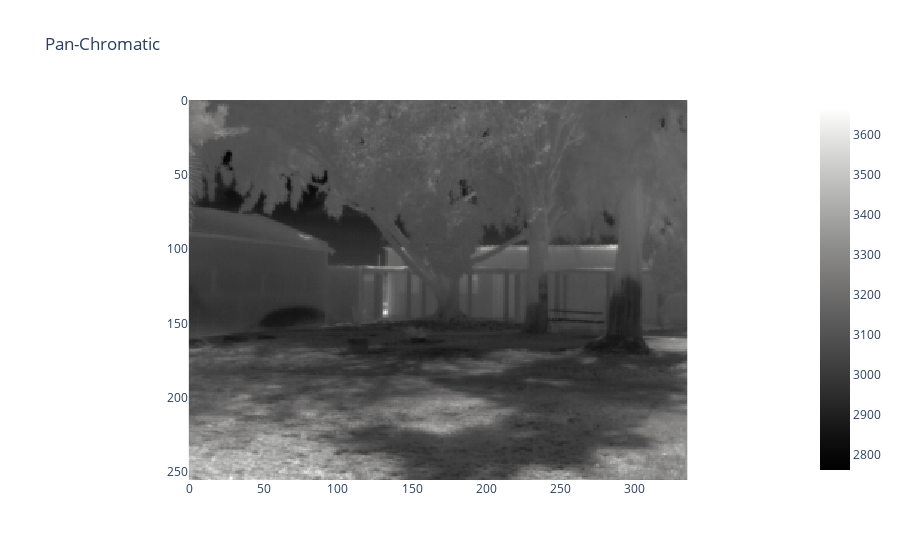
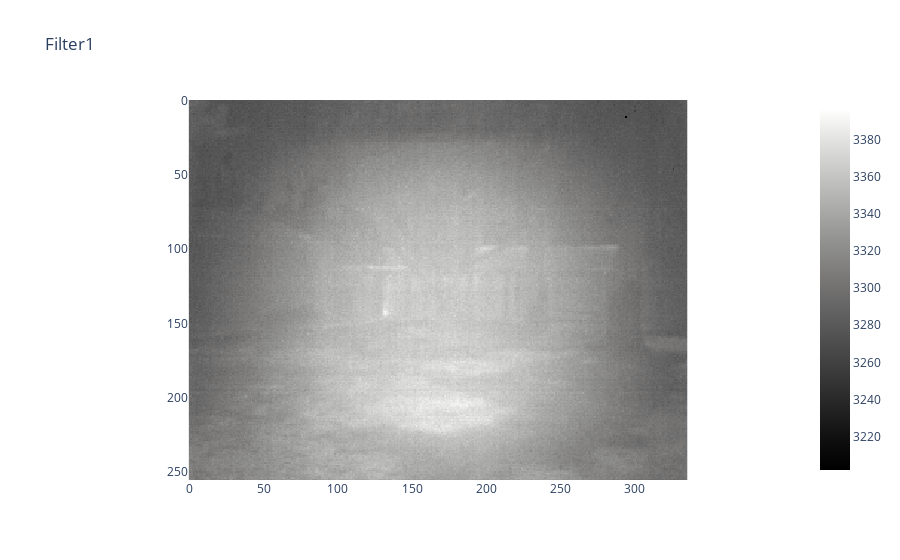

Here is the notebook cell these charts were saved with, in order:
### Markdown cell above
## Problem Description
When capturing real-world scenes using TAU2, an unexpected and unclear spherical distortion appears when applying an IR filter.
This artifact only appears when applying a filter, as can be seen from the following example:

### Code cell
import plotly.express as px
import plotly.graph_objects as go
from plotly.subplots import make_subplots
import numpy as np
from pathlib import Path
import matplotlib.pyplot as plt

data_base_dir = Path(
    r"C:\Users\omriber\Documents\Thesis\MultiSpectralCtrl\download")

data_fname = "cnt1_20210830_h15m53s38.npy"
data = np.load(Path(data_base_dir, data_fname))

fig = make_subplots(1, 2)
fig = px.imshow(data[0, 0], color_continuous_scale='gray',
                title="Pan-Chromatic")

fig.show()
fig = px.imshow(data[1, 0], color_continuous_scale='gray', title="Filter1")
fig.show()

### Figure 1 — Plotly figure (JSON) as saved in the notebook; plotly's stock layout.template omitted (floating-point values rounded to 4 significant figures; data arrays with more than 128 entries replaced by an {"elided": "..."} marker saying what was removed)
{"data": [{"coloraxis": "coloraxis", "hovertemplate": "x: %{x}<br>y: %{y}<br>color: %{z}<extra></extra>", "name": "0", "type": "heatmap", "xaxis": "x", "yaxis": "y", "z": {"elided": "256x336 int values"}}], "layout": {"coloraxis": {"colorscale": [[0, "rgb(0, 0, 0)"], [0.09091, "rgb(16, 16, 16)"], [0.1818, "rgb(38, 38, 38)"], [0.2727, "rgb(59, 59, 59)"], [0.3636, "rgb(81, 80, 80)"], [0.4545, "rgb(102, 101, 101)"], [0.5455, "rgb(124, 123, 122)"], [0.6364, "rgb(146, 146, 145)"], [0.7273, "rgb(171, 171, 170)"], [0.8182, "rgb(197, 197, 195)"], [0.9091, "rgb(224, 224, 223)"], [1, "rgb(254, 254, 253)"]]}, "title": {"text": "Pan-Chromatic"}, "xaxis": {"anchor": "y", "constrain": "domain", "domain": [0, 1], "scaleanchor": "y"}, "yaxis": {"anchor": "x", "autorange": "reversed", "constrain": "domain", "domain": [0, 1]}}}

### Figure 2 — Plotly figure (JSON) as saved in the notebook; plotly's stock layout.template omitted (floating-point values rounded to 4 significant figures; data arrays with more than 128 entries replaced by an {"elided": "..."} marker saying what was removed)
{"data": [{"coloraxis": "coloraxis", "hovertemplate": "x: %{x}<br>y: %{y}<br>color: %{z}<extra></extra>", "name": "0", "type": "heatmap", "xaxis": "x", "yaxis": "y", "z": {"elided": "256x336 int values"}}], "layout": {"coloraxis": {"colorscale": [[0, "rgb(0, 0, 0)"], [0.09091, "rgb(16, 16, 16)"], [0.1818, "rgb(38, 38, 38)"], [0.2727, "rgb(59, 59, 59)"], [0.3636, "rgb(81, 80, 80)"], [0.4545, "rgb(102, 101, 101)"], [0.5455, "rgb(124, 123, 122)"], [0.6364, "rgb(146, 146, 145)"], [0.7273, "rgb(171, 171, 170)"], [0.8182, "rgb(197, 197, 195)"], [0.9091, "rgb(224, 224, 223)"], [1, "rgb(254, 254, 253)"]]}, "title": {"text": "Filter1"}, "xaxis": {"anchor": "y", "constrain": "domain", "domain": [0, 1], "scaleanchor": "y"}, "yaxis": {"anchor": "x", "autorange": "reversed", "constrain": "domain", "domain": [0, 1]}}}
